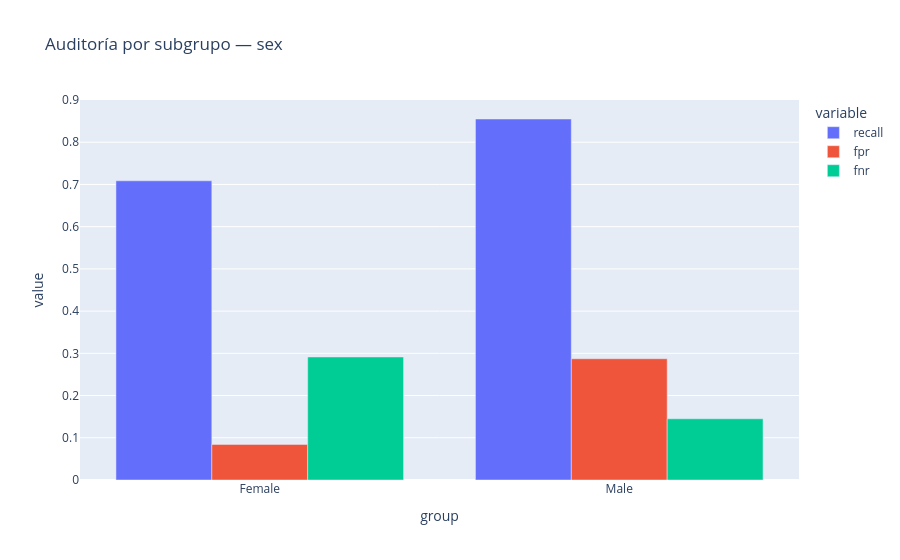
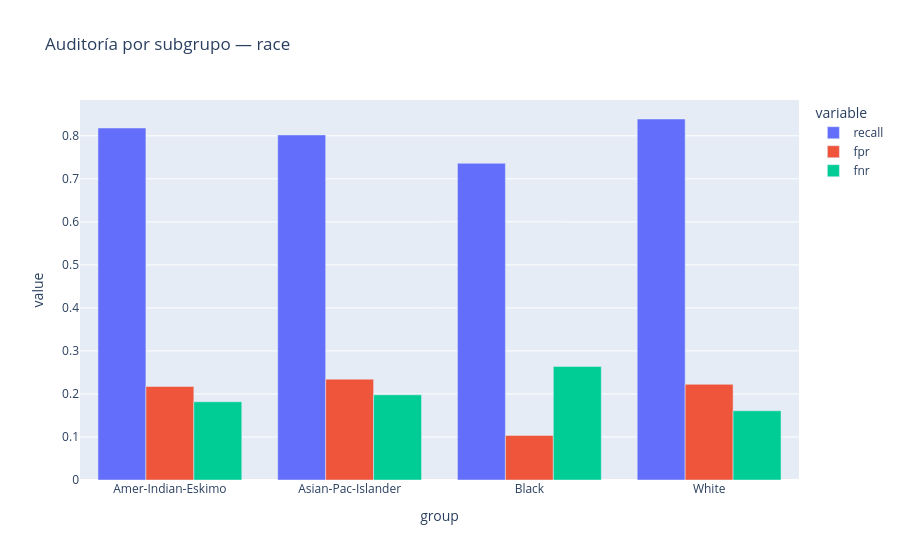

Notebook code for these charts, in order:
### Code cell
# Un gráfico de barras por dimensión: recall, tasa de falsos positivos y de falsos negativos
for dim in ["sex","race"]:
    d=group_table[group_table.dimension==dim]
    if len(d):
        fig=px.bar(d,x="group",y=["recall","fpr","fnr"],barmode="group",
                   title=f"Auditoría por subgrupo — {dim}")
        fig.show()

### Figure 1 — Plotly figure (JSON) as saved in the notebook; plotly's stock layout.template omitted (floating-point values rounded to 4 significant figures)
{"data": [{"alignmentgroup": "True", "hovertemplate": "variable=recall<br>group=%{x}<br>value=%{y}<extra></extra>", "legendgroup": "recall", "marker": {"color": "#636efa", "pattern": {"shape": ""}}, "name": "recall", "offsetgroup": "recall", "orientation": "v", "showlegend": true, "textposition": "auto", "type": "bar", "x": ["Female", "Male"], "xaxis": "x", "y": [0.7086, 0.855], "yaxis": "y"}, {"alignmentgroup": "True", "hovertemplate": "variable=fpr<br>group=%{x}<br>value=%{y}<extra></extra>", "legendgroup": "fpr", "marker": {"color": "#EF553B", "pattern": {"shape": ""}}, "name": "fpr", "offsetgroup": "fpr", "orientation": "v", "showlegend": true, "textposition": "auto", "type": "bar", "x": ["Female", "Male"], "xaxis": "x", "y": [0.08435, 0.2872], "yaxis": "y"}, {"alignmentgroup": "True", "hovertemplate": "variable=fnr<br>group=%{x}<br>value=%{y}<extra></extra>", "legendgroup": "fnr", "marker": {"color": "#00cc96", "pattern": {"shape": ""}}, "name": "fnr", "offsetgroup": "fnr", "orientation": "v", "showlegend": true, "textposition": "auto", "type": "bar", "x": ["Female", "Male"], "xaxis": "x", "y": [0.2914, 0.145], "yaxis": "y"}], "layout": {"barmode": "group", "legend": {"title": {"text": "variable"}, "tracegroupgap": 0}, "title": {"text": "Auditoría por subgrupo — sex"}, "xaxis": {"anchor": "y", "domain": [0, 1], "title": {"text": "group"}}, "yaxis": {"anchor": "x", "domain": [0, 1], "title": {"text": "value"}}}}

### Figure 2 — Plotly figure (JSON) as saved in the notebook; plotly's stock layout.template omitted (floating-point values rounded to 4 significant figures)
{"data": [{"alignmentgroup": "True", "hovertemplate": "variable=recall<br>group=%{x}<br>value=%{y}<extra></extra>", "legendgroup": "recall", "marker": {"color": "#636efa", "pattern": {"shape": ""}}, "name": "recall", "offsetgroup": "recall", "orientation": "v", "showlegend": true, "textposition": "auto", "type": "bar", "x": ["Amer-Indian-Eskimo", "Asian-Pac-Islander", "Black", "White"], "xaxis": "x", "y": [0.8182, 0.8021, 0.7361, 0.8391], "yaxis": "y"}, {"alignmentgroup": "True", "hovertemplate": "variable=fpr<br>group=%{x}<br>value=%{y}<extra></extra>", "legendgroup": "fpr", "marker": {"color": "#EF553B", "pattern": {"shape": ""}}, "name": "fpr", "offsetgroup": "fpr", "orientation": "v", "showlegend": true, "textposition": "auto", "type": "bar", "x": ["Amer-Indian-Eskimo", "Asian-Pac-Islander", "Black", "White"], "xaxis": "x", "y": [0.2174, 0.2344, 0.1036, 0.2224], "yaxis": "y"}, {"alignmentgroup": "True", "hovertemplate": "variable=fnr<br>group=%{x}<br>value=%{y}<extra></extra>", "legendgroup": "fnr", "marker": {"color": "#00cc96", "pattern": {"shape": ""}}, "name": "fnr", "offsetgroup": "fnr", "orientation": "v", "showlegend": true, "textposition": "auto", "type": "bar", "x": ["Amer-Indian-Eskimo", "Asian-Pac-Islander", "Black", "White"], "xaxis": "x", "y": [0.1818, 0.1979, 0.2639, 0.1609], "yaxis": "y"}], "layout": {"barmode": "group", "legend": {"title": {"text": "variable"}, "tracegroupgap": 0}, "title": {"text": "Auditoría por subgrupo — race"}, "xaxis": {"anchor": "y", "domain": [0, 1], "title": {"text": "group"}}, "yaxis": {"anchor": "x", "domain": [0, 1], "title": {"text": "value"}}}}
